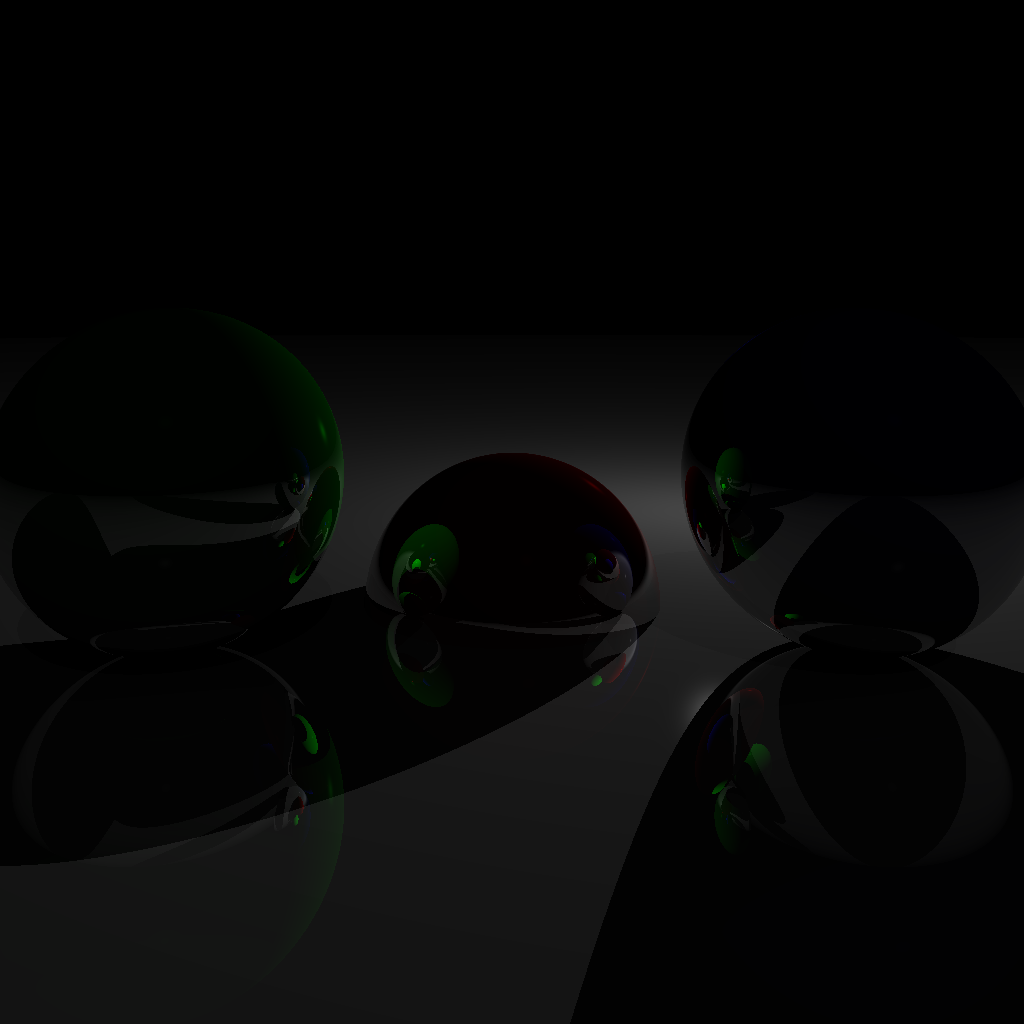

Write Python code to recreate this figure.
from renderer import Renderer
from modeler import World
from modeler import *

my_world = World(ppu=1024)

# Spheres
my_world.addObject(Sphere(1, (0,-1,3), (255,0,0), 500, 0.8))
my_world.addObject(Sphere(1, (2,0,4), (0,0,255), 500, 0.8))
my_world.addObject(Sphere(1, (-2,0,4), (0,255,0), 500, 0.8))
my_world.addObject(Sphere(5000, (0,-5001,0), (150,150,150), 1000, 0.5))

# Lights
# my_world.addObject(AmbientLight(0))
my_world.addObject(PointLight(0.9,(2,1,0)))
my_world.addObject(DirectionalLight(0.05,(1,4,4)))

r_t = Renderer(my_world, pixel_dimensions=(1024,1024))

r_t.setCameraPosition((0,1,10))
r_t.setCameraRotation([
    [1, 0, 0],
    [0, 1, -.2],
    [0, 0, -1],
])

frame_img = r_t.render()
frame_img.save("chapter_5.png")